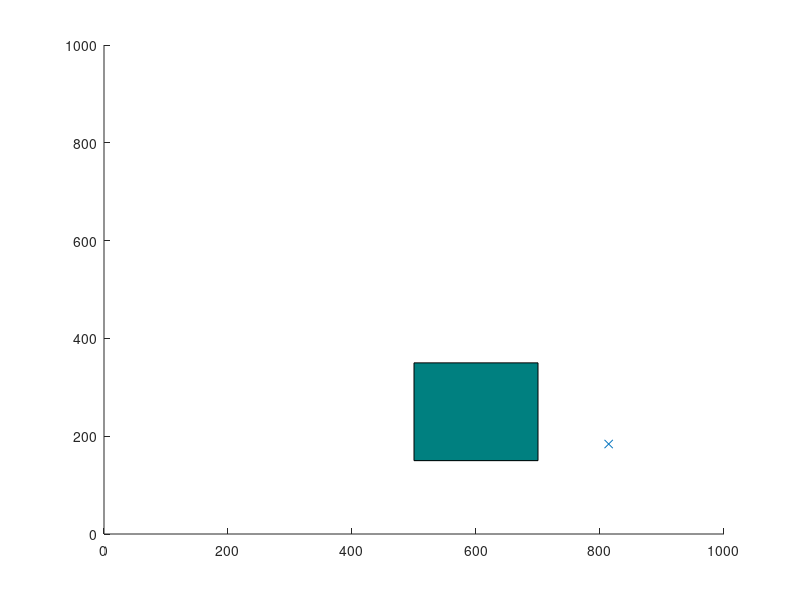

Here is the MATLAB script that generated this plot: (Note: this script raises an error after producing the figure.)
% RRT* algorithm in 2D with collision avoidance.
% 
% Author: Sai Vemprala
% 
% nodes:    Contains list of all explored nodes. Each node contains its
%           coordinates, cost to reach and its parent.
% 
% Brief description of algorithm: 
% 1. Pick a random node q_rand.
% 2. Find the closest node q_near from explored nodes to branch out from, towards
%    q_rand.
% 3. Steer from q_near towards q_rand: interpolate if node is too far away, reach
%    q_new. Check that obstacle is not hit.
% 4. Update cost of reaching q_new from q_near, treat it as Cmin. For now,
%    q_near acts as the parent node of q_new.
% 5. From the list of 'visited' nodes, check for nearest neighbors with a 
%    given radius, insert in a list q_nearest.
% 6. In all members of q_nearest, check if q_new can be reached from a
%    different parent node with cost lower than Cmin, and without colliding
%    with the obstacle. Select the node that results in the least cost and 
%    update the parent of q_new.
% 7. Add q_new to node list.
% 8. Continue until maximum number of nodes is reached or goal is hit.

clearvars
close all

x_max = 1000;
y_max = 1000;
obstacle = [500,150,200,200];
EPS = 20;
numNodes = 3000;        

q_start.coord = [0 0];
q_start.cost = 0;
q_start.parent = 0;
q_goal.coord = [999 999];
q_goal.cost = 0;

nodes(1) = q_start;
figure(1)
axis([0 x_max 0 y_max])
rectangle('Position',obstacle,'FaceColor',[0 .5 .5])
hold on

for i = 1:1:numNodes
    q_rand = [floor(rand(1)*x_max) floor(rand(1)*y_max)];
    plot(q_rand(1), q_rand(2), 'x', 'Color',  [0 0.4470 0.7410])
    
    % Break if goal node is already reached
    for j = 1:1:length(nodes)
        if nodes(j).coord == q_goal.coord
            break
        end
    end
    
    % Pick the closest node from existing list to branch out from
    ndist = [];
    for j = 1:1:length(nodes)
        n = nodes(j);
        tmp = dist(n.coord, q_rand);
        ndist = [ndist tmp];
    end
    [val, idx] = min(ndist);
    q_near = nodes(idx);
    
    q_new.coord = steer(q_rand, q_near.coord, val, EPS);
    if noCollision(q_rand, q_near.coord, obstacle)
        line([q_near.coord(1), q_new.coord(1)], [q_near.coord(2), q_new.coord(2)], 'Color', 'k', 'LineWidth', 2);
        drawnow
        hold on
        q_new.cost = dist(q_new.coord, q_near.coord) + q_near.cost;
        
        % Within a radius of r, find all existing nodes
        q_nearest = [];
        r = 60;
        neighbor_count = 1;
        for j = 1:1:length(nodes)
            if noCollision(nodes(j).coord, q_new.coord, obstacle) && dist(nodes(j).coord, q_new.coord) <= r
                q_nearest(neighbor_count).coord = nodes(j).coord;
                q_nearest(neighbor_count).cost = nodes(j).cost;
                neighbor_count = neighbor_count+1;
            end
        end
        
        % Initialize cost to currently known value
        q_min = q_near;
        C_min = q_new.cost;
        
        % Iterate through all nearest neighbors to find alternate lower
        % cost paths
        
        for k = 1:1:length(q_nearest)
            if noCollision(q_nearest(k).coord, q_new.coord, obstacle) && q_nearest(k).cost + dist(q_nearest(k).coord, q_new.coord) < C_min
                q_min = q_nearest(k);
                C_min = q_nearest(k).cost + dist(q_nearest(k).coord, q_new.coord);
                line([q_min.coord(1), q_new.coord(1)], [q_min.coord(2), q_new.coord(2)], 'Color', 'g');                
                hold on
            end
        end
        
        % Update parent to least cost-from node
        for j = 1:1:length(nodes)
            if nodes(j).coord == q_min.coord
                q_new.parent = j;
            end
        end
        
        % Append to nodes
        nodes = [nodes q_new];
    end
end

D = [];
for j = 1:1:length(nodes)
    tmpdist = dist(nodes(j).coord, q_goal.coord);
    D = [D tmpdist];
end

% Search backwards from goal to start to find the optimal least cost path
[val, idx] = min(D);
q_final = nodes(idx);
q_goal.parent = idx;
q_end = q_goal;
nodes = [nodes q_goal];
while q_end.parent ~= 0
    start = q_end.parent;
    line([q_end.coord(1), nodes(start).coord(1)], [q_end.coord(2), nodes(start).coord(2)], 'Color', 'r', 'LineWidth', 2);
    hold on
    q_end = nodes(start);
end


function val = ccw(A,B,C)
    val = (C(2)-A(2)) * (B(1)-A(1)) > (B(2)-A(2)) * (C(1)-A(1));
end

function d = dist(q1,q2)
d = sqrt((q1(1)-q2(1))^2 + (q1(2)-q2(2))^2);
end

function nc = noCollision(n2, n1, o)
    A = [n1(1) n1(2)];
    B = [n2(1) n2(2)];
    obs = [o(1) o(2) o(1)+o(3) o(2)+o(4)];
    
    C1 = [obs(1),obs(2)];
    D1 = [obs(1),obs(4)];
    C2 = [obs(1),obs(2)];
    D2 = [obs(3),obs(2)];
    C3 = [obs(3),obs(4)];
    D3 = [obs(3),obs(2)];
    C4 = [obs(3),obs(4)];
    D4 = [obs(1),obs(4)];
    
    % Check if path from n1 to n2 intersects any of the four edges of the
    % obstacle
    
    ints1 = ccw(A,C1,D1) ~= ccw(B,C1,D1) && ccw(A,B,C1) ~= ccw(A,B,D1); 
    ints2 = ccw(A,C2,D2) ~= ccw(B,C2,D2) && ccw(A,B,C2) ~= ccw(A,B,D2);
    ints3 = ccw(A,C3,D3) ~= ccw(B,C3,D3) && ccw(A,B,C3) ~= ccw(A,B,D3);
    ints4 = ccw(A,C4,D4) ~= ccw(B,C4,D4) && ccw(A,B,C4) ~= ccw(A,B,D4);
    if ints1==0 && ints2==0 && ints3==0 && ints4==0
        nc = 1;
    else
        nc = 0;
    end
end

function A = steer(qr, qn, val, eps)
   qnew = [0 0];
   
   % Steer towards qn with maximum step size of eps
   if val >= eps
       qnew(1) = qn(1) + ((qr(1)-qn(1))*eps)/dist(qr,qn);
       qnew(2) = qn(2) + ((qr(2)-qn(2))*eps)/dist(qr,qn);
   else
       qnew(1) = qr(1);
       qnew(2) = qr(2);
   end   
   A = [qnew(1), qnew(2)];
end
